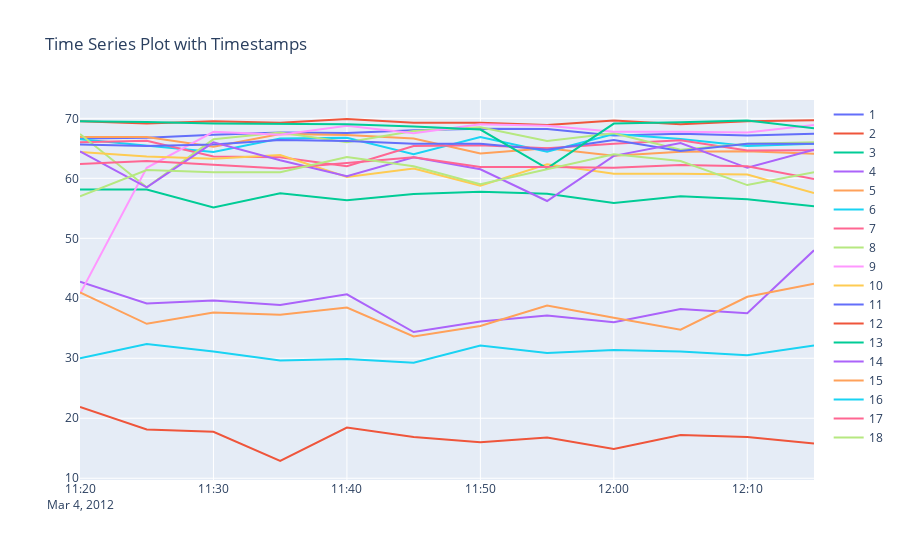

The code cell stored with this chart in its notebook:
### Code cell
import plotly.graph_objects as go

# 假设 dataset.df 是一个包含时间戳和其他数据的 DataFrame
# 并且时间戳是索引
df = dataset.df.copy()
df['avg'] = dataset.df.mean(axis=1)

# 选择要绘制的数据和颜色
# drawed_data = dataset.df.iloc[0:12].copy()
drawed_data = dataset.df.iloc[1000:1012].copy()
selected_columns = [ 1,2,3,4,5, 6,7,8,9,10,11,12,13,14,15,16,17,18]

# 创建图形
fig = go.Figure()

# 为每个选定的列添加一个线条
for i, col in enumerate(selected_columns):
    fig.add_trace(go.Scatter(x=drawed_data.index, y=drawed_data.iloc[:, col], mode='lines', name=col))

# 更新图形布局
fig.update_layout(title='Time Series Plot with Timestamps')

# 显示图形
fig.show()
